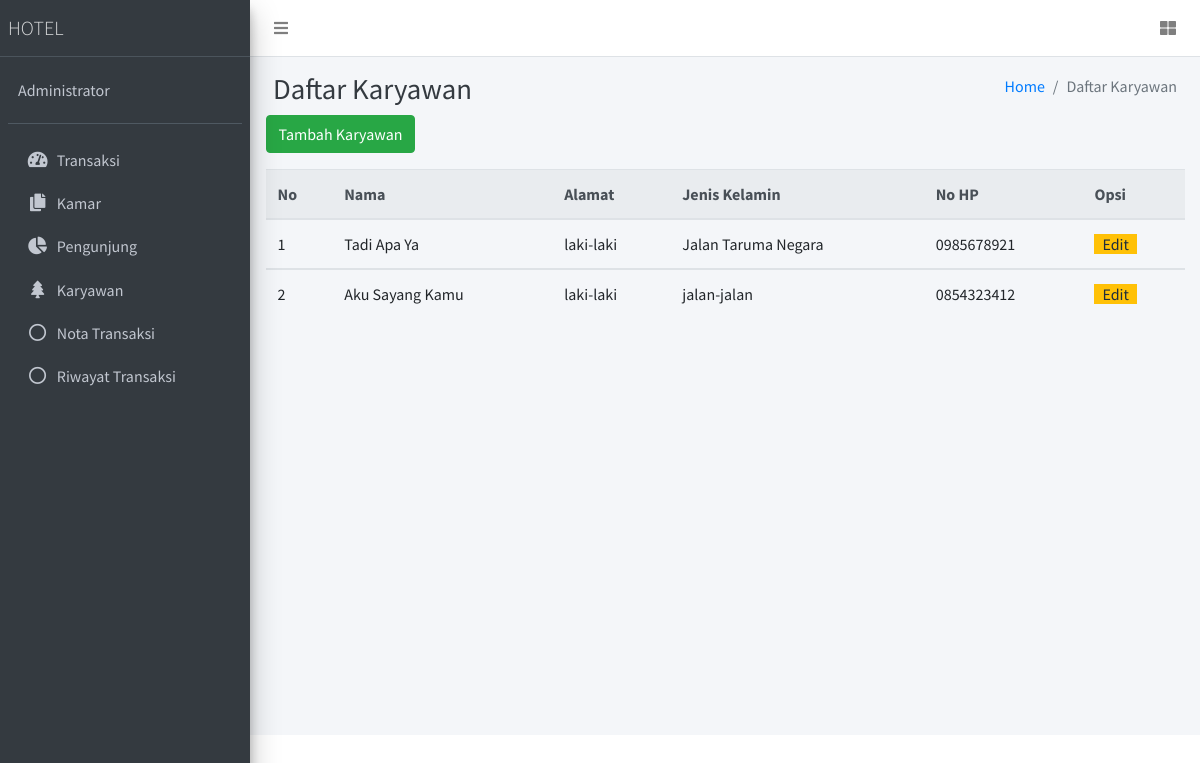
Screenshot of /karyawan with the database file from the repository.
### tables this page shows
CREATE TABLE `karyawan` (
  `id_karyawan` varchar(10) NOT NULL,
  `nama` varchar(30) NOT NULL,
  `jk` enum('perempuan','laki-laki') NOT NULL,
  `alamat` varchar(20) NOT NULL,
  `no_hp` varchar(20) NOT NULL
);

### app/core/Controller.php (called while the page is built, shortened)
<?php
class Controller
{
    public function view($view, $data = [])
    {
        require_once 'app/views/' . $view . '.php';
    }
    public function model($model)
    {
        return new $model;
    }
}

### app/controllers/Karyawan.php (called while the page is built, shortened)
<?php
class Karyawan extends Controller
{
    public function index()
    {
        $data['judul'] = "Daftar Karyawan";
        $data['active'] = 'karyawan';
        $data['karyawan'] = $this->model('Karyawan_model')->selectAll();
        $this->view('karyawan/index', $data);
    }
}

### app/core/App.php (called while the page is built, shortened)
<?php
class App
{
    protected $controller = 'transaksi',
        $method = 'index',
        $params = [];
    public function __construct()
    {
        $this->controller = new $this->controller;
        call_user_func_array([$this->controller, $this->method], $this->params);
    }
}

### index.php (called while the page is built, shortened)
<?php
$app = new App;

### app/core/Database.php (called while the page is built, shortened)
<?php
class Database
{
    private $host = DB_HOST;
    private $user = DB_USER;
    private $pass = DB_PASS;
    private $db_name = DB_NAME;
    private $dbh;
    private $stmt;
    public function __construct()
    {
        $dsn = 'mysql:host=' . $this->host . ';dbname=' . $this->db_name;
        $option = [
            PDO::ATTR_PERSISTENT => true,
            PDO::ATTR_ERRMODE => PDO::ERRMODE_EXCEPTION
        ];
        try {
            $this->dbh = new PDO($dsn, $this->user, $this->pass, $option);
        } catch (PDOException $e) {
            die($e->getMessage());
        }
    }
    public function query($query)
    {
        $this->stmt = $this->dbh->prepare($query);
    }
    public function execute()
    {
        $this->stmt->execute();
    }
    public function resultSet()
    {
        $this->execute();
        return $this->stmt->fetchAll(PDO::FETCH_ASSOC);
    }
}

### app/models/Karyawan_model.php (called while the page is built, shortened)
<?php
class Karyawan_model
{
    private $table = 'karyawan';
    private $db;
    public function __construct()
    {
        $this->db = new Database;
    }
    public function selectAll()
    {
        $this->db->query('SELECT * FROM ' . $this->table);
        return $this->db->resultSet();
    }
}

### app/views/karyawan/index.php (the view, shortened to what this page needs)
<div class="content-header">
    <div class="container" id="flasher">
<div class="container-fluid">
    <div class="row mb-2">
        <div class="col-sm-6">
            <h1 class="m-0 text-dark">Daftar Karyawan</h1>
        </div>
        <div class="col-sm-6">
            <ol class="breadcrumb float-sm-right">
                <li class="breadcrumb-item"><a href="<?= BASEURL ?>">Home</a></li>
                <li class="breadcrumb-item active">Daftar Karyawan</li>
            </ol>
        </div>
    </div>
</div>
</div>
<form method="POST">
    <div class="container mb-3">
        <button type="button" class="btn btn-success " data-toggle="modal" data-target="#exampleModal">
            Tambah Karyawan
        </button>
    </div>
</form>
<div class="container">
    <table class="table">
        <thead class="thead-light">
            <tr>
                <th>No</th>
                <th>Nama </th>
                <th>Alamat</th>
                <th>Jenis Kelamin</th>
                <th>No HP</th>
                <th>Opsi</th>
            </tr>
        </thead>
        <?php $no = 1; ?>
        <?php foreach ($data['karyawan'] as $karyawan) : ?>
            <tbody id="b<?= $karyawan['id_karyawan'] ?>">
                <tr id="t<?= $karyawan['id_karyawan'] ?>">
                    <td> <?= $no ?></td>
                    <td id='n<?= $karyawan['id_karyawan'] ?>'><?= $karyawan['nama'] ?></td>
                    <td id='j<?= $karyawan['id_karyawan'] ?>'><?= $karyawan['jk'] ?></td>
                    <td id='a<?= $karyawan['id_karyawan'] ?>'><?= $karyawan['alamat'] ?></td>
                    <td id='hp<?= $karyawan['id_karyawan'] ?>'><?= $karyawan['no_hp'] ?></td>
                    <td id='o<?= $karyawan['id_karyawan'] ?>'>
                        <span id="editButtonKar" data-karyawan='<?= $karyawan['id_karyawan'] ?>' class="badge-warning w-25 px-2" style="cursor:pointer">Edit</span>
                    </td>
                </tr>
                <?php $no += 1; ?>
            </tbody>
        <?php endforeach; ?>
    </table>
</div>

### rows the page displays
karyawan: nama "Tadi Apa Ya", jk "laki-laki", alamat "Jalan Taruma Negara", no_hp "0985678921"
karyawan: nama "Aku Sayang Kamu", jk "laki-laki", alamat "jalan-jalan", no_hp "0854323412"
